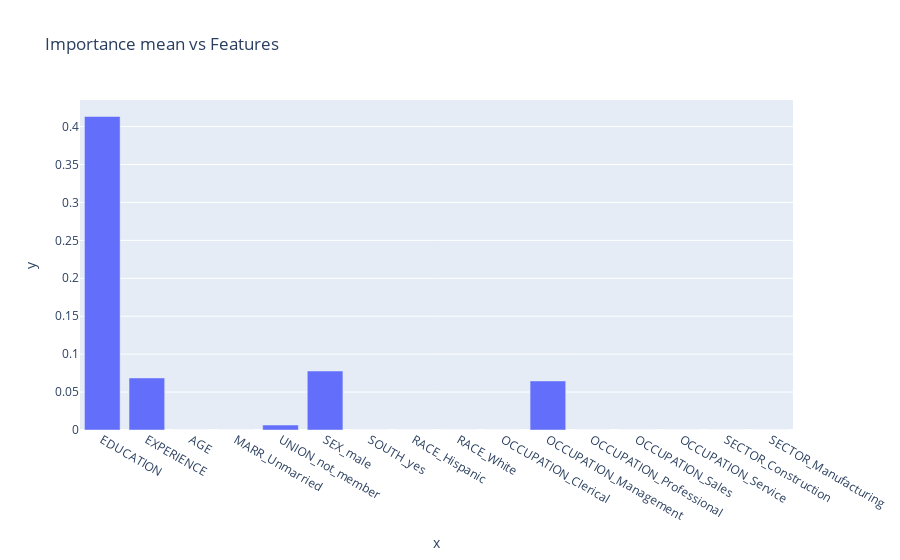

The cell this chart's notebook holds for it:
### Code cell
# Ridge model with PI
import plotly.express as px

r = permutation_importance(pipe, X_test, y_test, random_state = 22)
r.importances_mean

px.bar(x = X_train.columns, y = r.importances_mean, title = 'Importance mean vs Features')

### Figure 1 — Plotly figure (JSON) as saved in the notebook; plotly's stock layout.template omitted (floating-point values rounded to 4 significant figures)
{"data": [{"alignmentgroup": "True", "hovertemplate": "x=%{x}<br>y=%{y}<extra></extra>", "legendgroup": "", "marker": {"color": "#636efa", "pattern": {"shape": ""}}, "name": "", "offsetgroup": "", "orientation": "v", "showlegend": false, "textposition": "auto", "type": "bar", "x": ["EDUCATION", "EXPERIENCE", "AGE", "MARR_Unmarried", "UNION_not_member", "SEX_male", "SOUTH_yes", "RACE_Hispanic", "RACE_White", "OCCUPATION_Clerical", "OCCUPATION_Management", "OCCUPATION_Professional", "OCCUPATION_Sales", "OCCUPATION_Service", "SECTOR_Construction", "SECTOR_Manufacturing"], "xaxis": "x", "y": [0.4133, 0.0686, 0, 0, 0.006568, 0.07777, 0, 0, 0, 0, 0.06468, 0, 0, 0, 0, 0], "yaxis": "y"}], "layout": {"barmode": "relative", "legend": {"tracegroupgap": 0}, "title": {"text": "Importance mean vs Features"}, "xaxis": {"anchor": "y", "domain": [0, 1], "title": {"text": "x"}}, "yaxis": {"anchor": "x", "domain": [0, 1], "title": {"text": "y"}}}}
